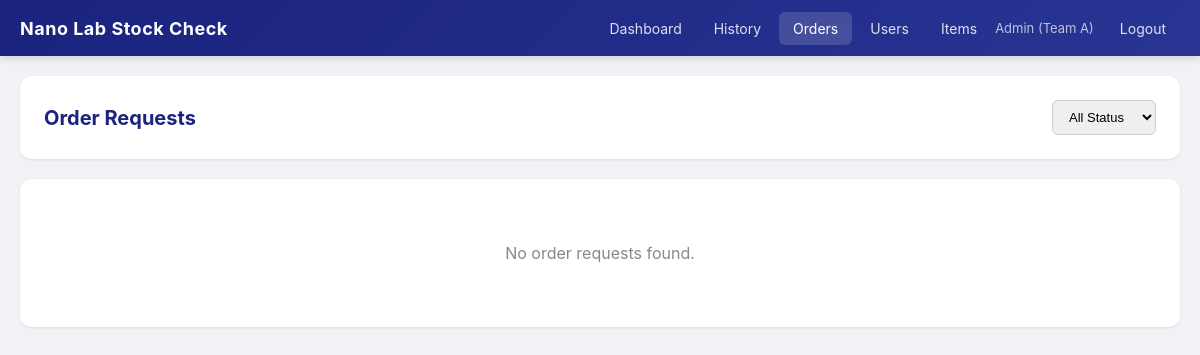
The page /orders (signed in) on the database as committed earlier.
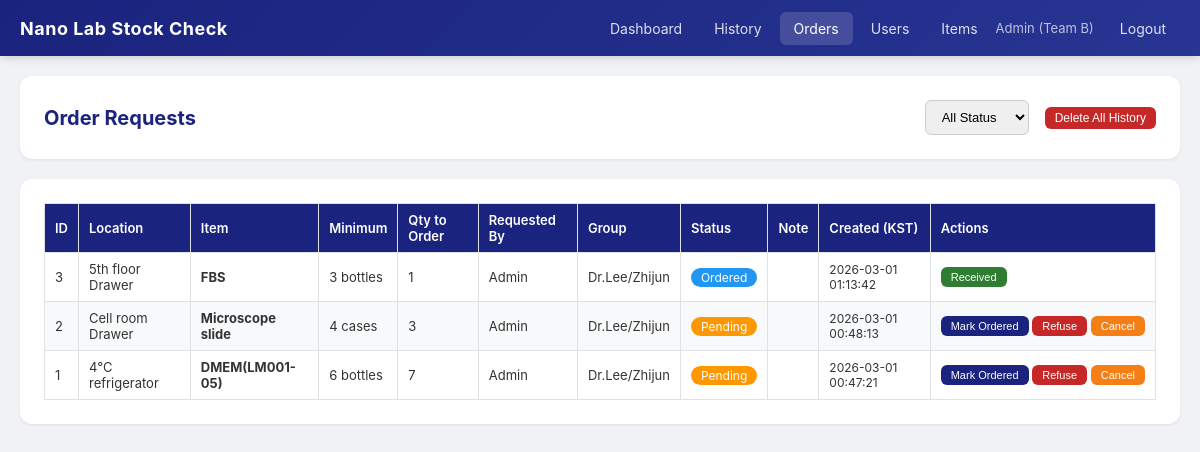
The same page on the database as committed later.
### tables this page shows
CREATE TABLE order_requests (
            id INTEGER PRIMARY KEY AUTOINCREMENT,
            item_id INTEGER NOT NULL,
            requested_by TEXT NOT NULL,
            requested_by_group TEXT NOT NULL DEFAULT '',
            quantity_needed TEXT NOT NULL DEFAULT '',
            status TEXT NOT NULL DEFAULT 'pending',
            note TEXT NOT NULL DEFAULT '',
            resolved_by TEXT NOT NULL DEFAULT '',
            created_at TIMESTAMP DEFAULT CURRENT_TIMESTAMP,
            resolved_at TIMESTAMP, ordered_by TEXT NOT NULL DEFAULT '', ordered_at TEXT NOT NULL DEFAULT '',
            FOREIGN KEY (item_id) REFERENCES items(id) ON DELETE CASCADE
        );

CREATE TABLE items (
            id INTEGER PRIMARY KEY AUTOINCREMENT,
            stock_place TEXT NOT NULL,
            item_name TEXT NOT NULL,
            minimum TEXT NOT NULL DEFAULT '',
            category TEXT NOT NULL DEFAULT 'Common',
            sort_order INTEGER NOT NULL DEFAULT 0
        , min_value REAL, min_unit TEXT NOT NULL DEFAULT '');

### app.py (the view)
@app.route('/orders')
@login_required
def orders():
    db = get_db()
    status_filter = request.args.get('status', '')
    query = '''
        SELECT o.*, i.item_name, i.stock_place, i.minimum
        FROM order_requests o
        JOIN items i ON o.item_id = i.id
        WHERE 1=1
    '''
    params = []
    if status_filter:
        query += ' AND o.status = ?'
        params.append(status_filter)
    query += ' ORDER BY o.created_at DESC'
    rows = db.execute(query, params).fetchall()
    return render_template('orders.html', rows=rows, status_filter=status_filter)

### app.py (called while the page is built)
def get_teams_display():
    return [{'key': t['key'], 'name': t['name']} for t in _teams_config['teams']]

def get_team_key_for_group(group_name):
    for t in _teams_config['teams']:
        if t['name'] == group_name:
            return t['key']
    return '?'

def get_db():
    if 'db' not in g:
        g.db = sqlite3.connect(DB_PATH)
        g.db.row_factory = sqlite3.Row
        g.db.execute('PRAGMA journal_mode=WAL')
        g.db.execute('PRAGMA foreign_keys=ON')
    return g.db

def login_required(f):
    @wraps(f)
    def decorated(*args, **kwargs):
        if 'user_id' not in session:
            flash('Please log in first.', 'warning')
            return redirect(url_for('login'))
        return f(*args, **kwargs)
    return decorated

@app.context_processor
def inject_globals():
    teams_display = get_teams_display()
    kst_now = datetime.now(KST)
    return {
        'current_user': session.get('display_name', ''),
        'current_role': session.get('role', ''),
        'current_group': session.get('group_name', ''),
        'groups': GROUPS,
        'teams_display': teams_display,
        'get_team_key': get_team_key_for_group,
        'now_kst': kst_now.strftime('%H:%M:%S'),
        'now_kst_date_full': kst_now.strftime('%A, %d %B %Y'),
    }

### templates/orders.html (shortened to what this page needs)
{% extends "base.html" %}
{% block content %}
<div class="card">
    <div style="display: flex; justify-content: space-between; align-items: center; flex-wrap: wrap; gap: 12px;">
        <h2 style="margin-bottom: 0;">Order Requests</h2>
        <div style="display: flex; gap: 8px; align-items: center; flex-wrap: wrap;">
            <form method="GET" style="display: flex; gap: 8px; align-items: center;">
                <select name="status" style="width: auto;" onchange="this.form.submit()">
                    <option value="">All Status</option>
                </select>
            </form>
            {% if current_role == 'admin' and rows %}
                <form method="POST" action="{{ url_for('delete_all_orders') }}" style="margin-left: 8px;"
                      onsubmit="return confirm('Delete ALL order requests ({{ rows|length }} records)? This cannot be undone.')">
                    <button type="submit" class="btn btn-danger btn-sm" style="font-size: 12px;">Delete All History</button>
                </form>
            {% endif %}
        </div>
    </div>
</div>
<div class="card" style="overflow-x: auto;">
    {% if rows %}
    <table>
        <thead>
            <tr>
                <th>ID</th>
                <th>Location</th>
                <th>Item</th>
                <th>Minimum</th>
                <th>Qty to Order</th>
                <th>Requested By</th>
                <th>Group</th>
                <th>Status</th>
                <th>Note</th>
                <th>Created (KST)</th>
                <th>Actions</th>
            </tr>
        </thead>
        <tbody>
            {% for row in rows %}
            <tr>
                <td>{{ row.id }}</td>
                <td>{{ row.stock_place }}</td>
                <td><strong>{{ row.item_name }}</strong></td>
                <td>{{ row.minimum }}</td>
                <td>{{ row.quantity_needed }}</td>
                <td>{{ row.requested_by }}</td>
                <td>{{ row.requested_by_group }}</td>
                <td>
                    {% if row.status == 'pending' %}
                        <span style="background: #ff9800; color: white; padding: 2px 10px; border-radius: 10px; font-size: 12px;">Pending</span>
                    {% elif row.status == 'ordered' %}
                        <span style="background: #2196f3; color: white; padding: 2px 10px; border-radius: 10px; font-size: 12px;">Ordered</span>
                    {% elif row.status == 'received' %}
                        <span style="background: #4caf50; color: white; padding: 2px 10px; border-radius: 10px; font-size: 12px;">Received</span>
                    {% elif row.status == 'cancelled' %}
                        <span style="background: #9e9e9e; color: white; padding: 2px 10px; border-radius: 10px; font-size: 12px;">Cancelled</span>
                    {% elif row.status == 'refused' %}
                        <span style="background: #b71c1c; color: white; padding: 2px 10px; border-radius: 10px; font-size: 12px;">Refused</span>
                    {% endif %}
                </td>
                <td>{{ row.note }}</td>
                <td style="font-size: 12px;">{{ row.created_at if row.created_at else '' }}</td>
                <td style="white-space: nowrap;">
                    {% if row.status == 'pending' %}
                        {% if current_role == 'admin' %}
                            <form method="POST" action="{{ url_for('update_order', order_id=row.id) }}" style="display:inline;">
                                <button type="submit" class="btn btn-primary btn-sm" style="font-size:11px;">Mark Ordered</button>
                            </form>
                            <form method="POST" action="{{ url_for('update_order', order_id=row.id) }}" style="display:inline;"
                                  onsubmit="return confirm('Refuse this order request?')">
                                <button type="submit" class="btn btn-danger btn-sm" style="font-size:11px;">Refuse</button>
                            </form>
                        {% endif %}
                        {% if current_role == 'admin' or current_group == row.requested_by_group %}
                            <form method="POST" action="{{ url_for('update_order', order_id=row.id) }}" style="display:inline;">
                                <button type="submit" class="btn btn-warning btn-sm" style="font-size:11px;">Cancel</button>
                            </form>
                        {% endif %}
                    {% elif row.status == 'ordered' %}
                        {% if current_role == 'admin' %}
                            <form method="POST" action="{{ url_for('update_order', order_id=row.id) }}" style="display:inline;">
                                <button type="submit" class="btn btn-success btn-sm" style="font-size:11px;">Received</button>
                            </form>
                        {% endif %}
                    {% else %}
                        <span style="font-size:11px; color:#666;">
                            {% if row.resolved_by %}by {{ row.resolved_by }}{% endif %}
                            {% if row.resolved_at %}<br>{{ row.resolved_at }}</span>{% endif %}
                        </span>
                    {% endif %}
                </td>
            </tr>
            {% endfor %}
        </tbody>
    </table>
    {% else %}
        <p style="text-align: center; color: #888; padding: 40px;">No order requests found.</p>
    {% endif %}
</div>
{% endblock %}

### templates/base.html (shortened to what this page needs)
<!DOCTYPE html>
<html lang="en">
<head>
</head>
<body>
    <nav>
        <div class="brand">Nano Lab Stock Check</div>
        <div class="nav-links">
            {% if session.user_id %}
                <a href="{{ url_for('dashboard') }}" class="{% if request.endpoint == 'dashboard' %}active{% endif %}">Dashboard</a>
                <a href="{{ url_for('history') }}" class="{% if request.endpoint == 'history' %}active{% endif %}">History</a>
                <a href="{{ url_for('orders') }}" class="{% if request.endpoint == 'orders' %}active{% endif %}">Orders</a>
                {% if current_role == 'admin' %}
                    <a href="{{ url_for('admin_panel') }}" class="{% if request.endpoint == 'admin_panel' %}active{% endif %}">Users</a>
                    <a href="{{ url_for('admin_items') }}" class="{% if request.endpoint == 'admin_items' %}active{% endif %}">Items</a>
                {% endif %}
                <span class="user-info">{{ current_user }} (Team {{ get_team_key(current_group) }})</span>
                <a href="{{ url_for('logout') }}">Logout</a>
            {% else %}
                <a href="{{ url_for('login') }}">Login</a>
                <a href="{{ url_for('register') }}">Register</a>
            {% endif %}
        </div>
    </nav>
    <div class="container">
        {% block content %}{% endblock %}
    </div>
</body>
</html>

### templates/base.html (style rules this page uses)
* { margin: 0; padding: 0; box-sizing: border-box; }
body { font-family: -apple-system, BlinkMacSystemFont, 'Segoe UI', Roboto, sans-serif; background: #f0f2f5; color: #333; min-height: 100vh; }
nav { background: linear-gradient(135deg, #1a237e, #283593); color: white; padding: 0 20px; display: flex; align-items: center; justify-content: space-between; height: 56px; box-shadow: 0 2px 8px rgba(0,0,0,0.15); position: sticky; top: 0; z-index: 100; }
nav .brand { font-size: 18px; font-weight: 700; letter-spacing: 0.5px; }
nav .nav-links { display: flex; gap: 4px; align-items: center; }
nav a { color: rgba(255,255,255,0.85); text-decoration: none; padding: 8px 14px; border-radius: 6px; font-size: 14px; transition: all 0.2s; }
nav a:hover, nav a.active { background: rgba(255,255,255,0.15); color: white; }
nav .user-info { font-size: 13px; color: rgba(255,255,255,0.7); margin-right: 8px; }
.container { max-width: 1400px; margin: 20px auto; padding: 0 20px; }
.card { background: white; border-radius: 12px; box-shadow: 0 1px 3px rgba(0,0,0,0.08); padding: 24px; margin-bottom: 20px; }
.card h2 { font-size: 20px; margin-bottom: 16px; color: #1a237e; }
table { width: 100%; border-collapse: collapse; font-size: 13px; }
th, td { padding: 8px 10px; text-align: left; border: 1px solid #dee2e6; }
th { background: #1a237e; color: white; font-weight: 600; }
tr:nth-child(even) { background: #f8f9fa; }
.btn { display: inline-block; padding: 8px 16px; border: none; border-radius: 6px; cursor: pointer; font-size: 13px; font-weight: 500; text-decoration: none; transition: all 0.2s; color: white; }
.btn-primary { background: #1a237e; }
.btn-success { background: #2e7d32; }
.btn-danger { background: #c62828; }
.btn-warning { background: #f57f17; }
.btn-sm { padding: 4px 10px; font-size: 12px; }
input[type="text"], input[type="password"], input[type="email"], input[type="date"], input[type="number"], select, textarea { padding: 8px 12px; border: 1px solid #ccc; border-radius: 6px; font-size: 13px; width: 100%; transition: border-color 0.2s; }

Rows that differ between the two databases and show on the page:
added order_requests: id "3", stock_place "5th floor Drawer", item_name "FBS", minimum "3 bottles", quantity_needed "1", requested_by "Admin", requested_by_group "Dr.Lee/Zhijun", status "Ordered", created_at "2026-03-01 01:13:42"
added order_requests: id "2", stock_place "Cell room Drawer", item_name "Microscope slide", minimum "4 cases", quantity_needed "3", requested_by "Admin", requested_by_group "Dr.Lee/Zhijun", status "Pending", created_at "2026-03-01 00:48:13"
added order_requests: id "1", stock_place "4°C refrigerator", item_name "DMEM(LM001-05)", minimum "6 bottles", quantity_needed "7", requested_by "Admin", requested_by_group "Dr.Lee/Zhijun", status "Pending", created_at "2026-03-01 00:47:21"
Other text that changed with them:
{{ get_team_key(current_group) }}: "A" → "B"
text no longer shown: "No order requests found."
text now shown: "Delete All History ID Location Item Minimum Qty to Order Requested By Group Status Note Created (KST) Actions"
